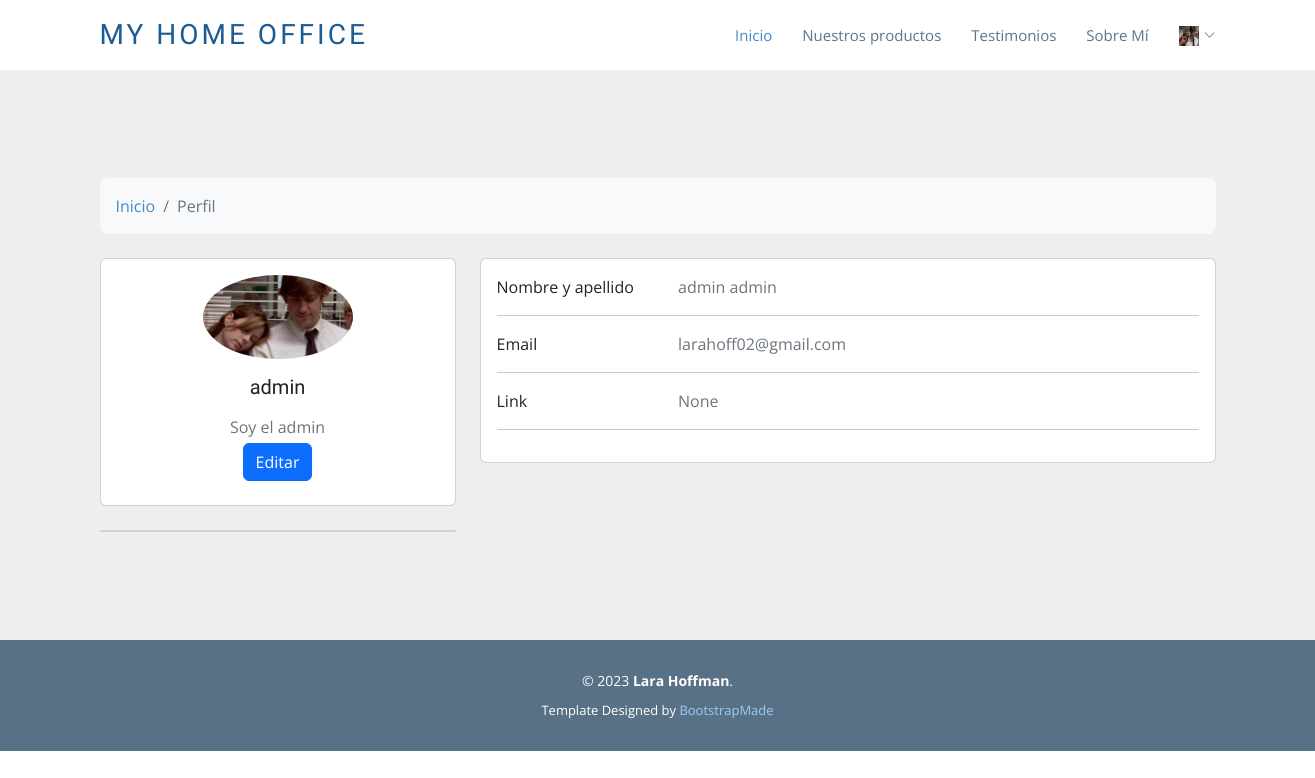
Before: /perfil (signed in) with the older database file.
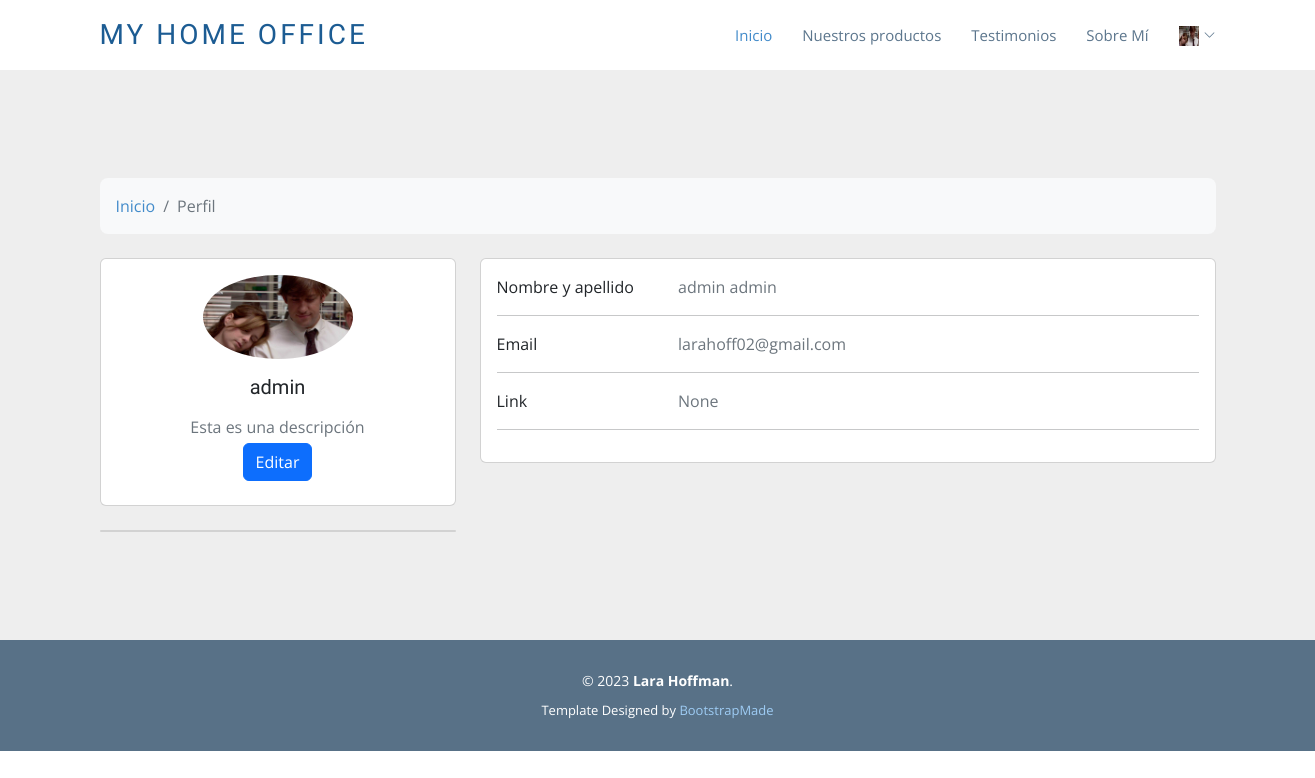
After: the same page with the newer database file.
### AppFinal/models.py (models this page shows)
class Perfiles(models.Model):
    user = models.OneToOneField(User, on_delete=models.CASCADE) # un usuario puede tener un solo perfil
    avatar = models.ImageField(upload_to="avatars", null=True, blank=True)
    descripcion = models.TextField(null=True , blank=True)
    link = models.URLField(max_length=200, null=True , blank=True)
    @staticmethod
    def get_or_create_perfil(user):
        perfil, created = Perfiles.objects.get_or_create(user=user)
        return perfil, created

### AppFinal/views.py (the view)
# urls.py: path('perfil', views.perfil, name="Perfil"),
@login_required
def perfil(request):
    perfil, created = Perfiles.get_or_create_perfil(request.user)
    return render(request, 'AppFinal/perfil.html', {'perfil': perfil})

### AppFinal/templates/AppFinal/perfil.html
{% extends "AppFinal/layout.html" %}
{% load static %}
{% block lo-que-cambia %}
<section style="background-color: #eee;">
    <div class="container py-5">
      <div class="row">
        <div class="col">
          <nav aria-label="breadcrumb" class="bg-light rounded-3 p-3 mb-4">
            <ol class="breadcrumb mb-0">
              <li class="breadcrumb-item"><a href="{% url 'Inicio'%}">Inicio</a></li>
              <li class="breadcrumb-item active" aria-current="page">Perfil</li>
            </ol>
          </nav>
        </div>
      </div>
      <div class="row">
        <div class="col-lg-4">
          <div class="card mb-4">
            <div class="card-body text-center">
                {% if perfil.avatar %}
                <img src="{{ perfil.avatar.url }}" class="rounded-circle img-fluid" style="width: 150px;height: auto;" alt="Avatar">
                {% endif %}
              <h5 class="my-3">{{ perfil.user.first_name }}</h5>
              <p class="text-muted mb-1">{{ perfil.descripcion }}</p>
              <div class="d-flex justify-content-center mb-2">
                <a href="{% url 'EditarPerfil'%}"type="button" class="btn btn-primary">Editar</a>
              </div>
            </div>
          </div>
          <div class="card mb-4 mb-lg-0">
          </div>
        </div>
        <div class="col-lg-8">
          <div class="card mb-4">
            <div class="card-body">
              <div class="row">
                <div class="col-sm-3">
                  <p class="mb-0">Nombre y apellido</p>
                </div>
                <div class="col-sm-9">
                  <p class="text-muted mb-0">{{ perfil.user.first_name }} {{ perfil.user.last_name }}</p>
                </div>
              </div>
              <hr>
              <div class="row">
                <div class="col-sm-3">
                  <p class="mb-0">Email</p>
                </div>
                <div class="col-sm-9">
                  <p class="text-muted mb-0">{{ perfil.user.email }}</p>
                </div>
              </div>
              <hr>
              <div class="row">
                <div class="col-sm-3">
                  <p class="mb-0">Link</p>
                </div>
                <div class="col-sm-9">
                  <p class="text-muted mb-0">{{ perfil.link }}</p>
                </div>
              </div>
              <hr>
            </div>
          </div>
      </div>
    </div>
{% endblock %}

### AppFinal/templates/AppFinal/layout.html (shortened to what this page needs)
<!doctype html>
<html lang="es">
  <head>
    {% load static %}
    <link href="https://cdn.jsdelivr.net/npm/bootstrap@5.3.0-alpha3/dist/css/bootstrap.min.css" rel="stylesheet">
    <link href="{% static 'AppFinal/assets/vendor/animate.css/animate.min.css' %}" rel="stylesheet">
    <link href="{% static 'AppFinal/assets/vendor/aos/aos.css' %}" rel="stylesheet">
    <link href="{% static 'AppFinal/assets/vendor/bootstrap/css/bootstrap.min.css' %}" rel="stylesheet">
    <link href="{% static 'AppFinal/assets/vendor/bootstrap-icons/bootstrap-icons.css' %}" rel="stylesheet">
    <link href="{% static 'AppFinal/assets/vendor/boxicons/css/boxicons.min.css' %}" rel="stylesheet">
    <link href="{% static 'AppFinal/assets/vendor/glightbox/css/glightbox.min.css' %}" rel="stylesheet">
    <link href="{% static 'AppFinal/assets/vendor/swiper/swiper-bundle.min.css' %}" rel="stylesheet">
    <link href="{% static 'AppFinal/assets/css/style.css' %}" rel="stylesheet">
  </head>
  <body>
    <header id="header" class="d-flex align-items-center">
      <div class="container d-flex align-items-center">
        <div class="logo me-auto">
          <h1><a href="{% url 'Inicio' %}">My Home Office</a></h1>
        </div>
        <nav id="navbar" class="navbar">
          <ul>
            <li><a class="nav-link scrollto active" href="{% url 'Inicio' %}">Inicio</a></li>
            <li><a class="nav-link scrollto" href="{% url 'List' %}">Nuestros productos</a></li>
            <li><a class="nav-link scrollto" href="{% url 'LeerMensajes' %}">Testimonios</a></li>
            <li><a class="nav-link scrollto" href="{% url 'About' %}">Sobre Mí</a></li>
            {% if not request.user.is_authenticated %}
            <li><a class="nav-link scrollto" href="{% url 'Register' %}">Registrarse</a></li>
            <li><a class="nav-link scrollto" href="{% url 'Login' %}">Iniciar Sesión</a></li>
            {% else %}
            <li class="dropdown"><a href="{% url 'Perfil'%}"><span>{% if perfil.avatar %}
              <img src="{{ perfil.avatar.url }}" height="20px" width="20px" alt="Avatar">
              {% else %}
              {{request.user.username}}
              {% endif %}</span><i class="bi bi-chevron-down"></i></a>
            </li>
            {% endif %}
          </ul>
        </nav>
      </div>
    </header>
    <main id="main">
      {% block lo-que-cambia %}
      {% endblock %}
    </main>
  <footer id="footer">
    <div class="container">
      <div class="copyright">
        &copy; 2023 <strong><span>Lara Hoffman</span></strong>.
      </div>
      <div class="credits">
        Template Designed by <a href="https://bootstrapmade.com/">BootstrapMade</a>
      </div>
    </div>
  </footer>
  </body>
</html>

Changed rows visible on the page:
changed Perfiles "None": descripcion "Soy el admin" → "Esta es una descripción"
